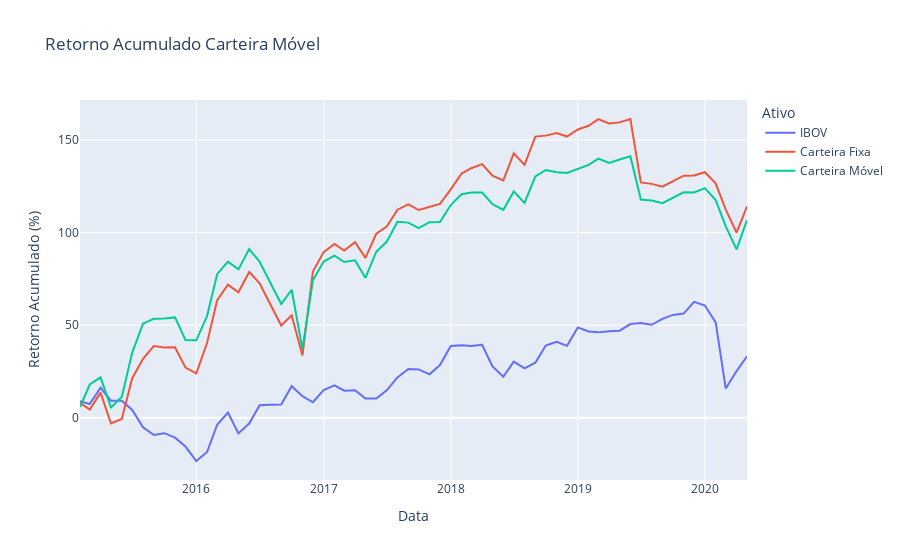

Write notebook code for a chart like this one.
### Code cell
fig_m_acum = px.line(df_plot_acum_2,
             title="Retorno Acumulado Carteira Móvel",
             labels={
                 "variable": "Ativo",  "value": "Retorno Acumulado (%)"
             })
# fig.update_xaxes(rangeslider_visible=True)
fig_m_acum.show()
